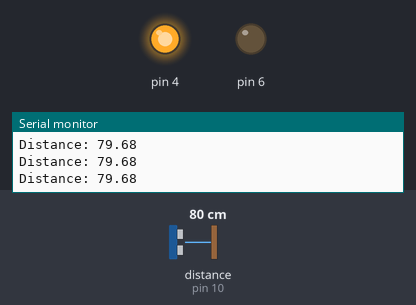
Recording of a sketch running on a simulated Arduino Uno, built with avr-gcc and run on an emulated ATmega328P. On the bench: output pins drawn as LEDs (lit = HIGH), the last lines printed to the serial monitor. Wiring (inferred from the names in the program): ultrasonic range finder: trigger pin 9; echo pin 10. The inputs (shaded band) are chosen by the test bench; at power-on: distance to the obstacle (sensor on pin 10) 80 cm. The echo pulse lasts 58.3 µs per cm; pins used as bus, display or sensor lines are not drawn.

Above: at 1.2 s.
1.3 s: distance to the obstacle (sensor on pin 10) set to 97 cm
2.8 s: distance to the obstacle (sensor on pin 10) set to 104 cm
At 4.1 s:
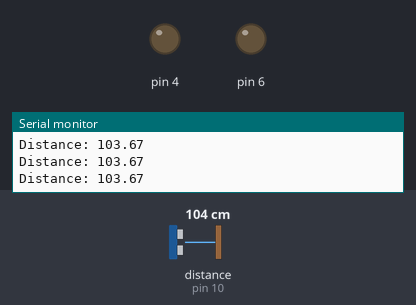
4.4 s: distance to the obstacle (sensor on pin 10) set to 2 cm
At 5.4 s:
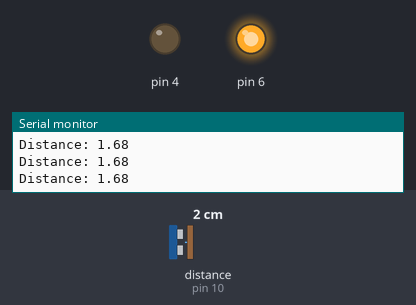
6.0 s: distance to the obstacle (sensor on pin 10) set to 27 cm
7.5 s: distance to the obstacle (sensor on pin 10) set to 32 cm
At 8.6 s:
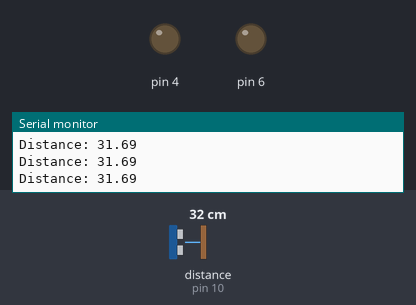
9.1 s: distance to the obstacle (sensor on pin 10) set to 4 cm
At 10.2 s:
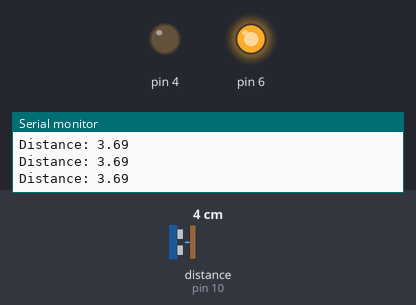
Timing chart, 0 to 11.7 s (numbered marks = the images above; inputs shaded):
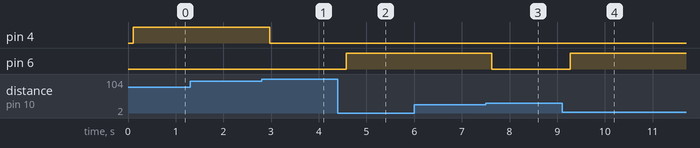

The sketch:

SONIC2.ino
```cpp
/*
 * HC-SR04 example sketch
 *
 * https://create.arduino.cc/projecthub/Isaac100/getting-started-with-the-hc-sr04-ultrasonic-sensor-036380
 *
 * by Isaac100
 */

const int trigPin = 9;
const int echoPin = 10;

float duration, distance;

void setup() {
  pinMode(trigPin, OUTPUT);
  pinMode(echoPin, INPUT);
  Serial.begin(9600);
  pinMode(6,OUTPUT);
  pinMode(4,OUTPUT);
}

void loop() {
  digitalWrite(trigPin, LOW);
  delayMicroseconds(2);
  digitalWrite(trigPin, HIGH);
  delayMicroseconds(10);
  digitalWrite(trigPin, LOW);


  duration = pulseIn(echoPin, HIGH);
  distance = (duration*.0343)/2;
  Serial.print("Distance: ");
  Serial.println(distance);
  delay(100);
  if(distance <= 30){
    digitalWrite(6,HIGH);
  }else if(distance > 40 && distance <= 100){
    digitalWrite(4,HIGH);
  }else{
    digitalWrite(6,LOW);
    digitalWrite(4,LOW);

  }

}
```

Measured:
- the behaviour switches between 100 and 101 cm on distance to the obstacle (sensor on pin 10) (found by bisection; images 0 and 1)
- the behaviour switches between 30 and 31 cm on distance to the obstacle (sensor on pin 10) (found by bisection; images 2 and 3)
- after the input at 2.8 s, pin 4: HIGH → LOW after 0.17 s
- after the input at 4.4 s, pin 6: LOW → HIGH after 0.18 s
- after the input at 7.5 s, pin 6: HIGH → LOW after 0.13 s
- after the input at 9.1 s, pin 6: LOW → HIGH after 0.17 s
